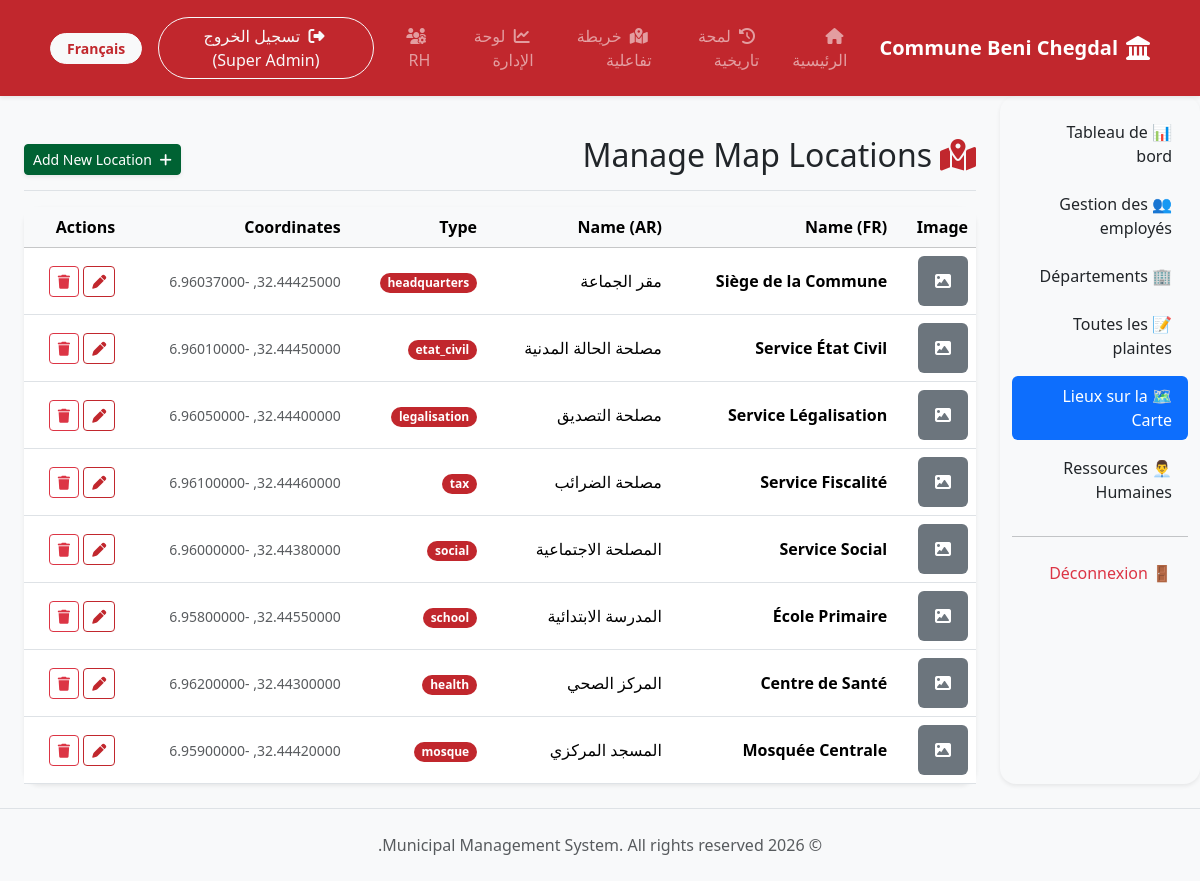
The page /admin/locations.php (signed in) on the database its author committed.
### tables this page shows
CREATE TABLE IF NOT EXISTS `locations` (
  `id` INT UNSIGNED NOT NULL AUTO_INCREMENT,
  `name_fr` VARCHAR(255) NOT NULL,
  `name_ar` VARCHAR(255) NOT NULL,
  `type` VARCHAR(100) NOT NULL,
  `latitude` DECIMAL(10, 8) NOT NULL,
  `longitude` DECIMAL(11, 8) NOT NULL,
  `description_fr` TEXT,
  `description_ar` TEXT,
  `working_hours_fr` VARCHAR(255),
  `working_hours_ar` VARCHAR(255),
  `contact_info` VARCHAR(255),
  `image` VARCHAR(255) DEFAULT NULL,
  `service_link` VARCHAR(255) DEFAULT NULL,
  `created_at` DATETIME NOT NULL DEFAULT CURRENT_TIMESTAMP,
  PRIMARY KEY (`id`)
);

### includes/lang.php (called while the page is built, shortened)
<?php
$current_lang = $_SESSION['lang'];
$lang_file = __DIR__ . '/../lang/' . $current_lang . '.php';
if (file_exists($lang_file)) {
    $lang = include $lang_file;
} else {
    $lang = include __DIR__ . '/../lang/fr.php';
}
function __($key) {
    global $lang;
    return isset($lang[$key]) ? $lang[$key] : $key;
}
?>

### lang/ar.php (called while the page is built)
<?php
return [
    'home' => 'الرئيسية',
    'admin_dashboard' => 'لوحة الإدارة',
    'employee_space' => 'فضاء الموظف',
    'citizen_space' => 'فضاء المواطن',
    'complaints' => 'الشكايات',
    'civil_status' => 'الحالة المدنية',
    'legalisation' => 'التصديق',
    'login' => 'تسجيل الدخول',
    'register' => 'إنشاء حساب',
    'logout' => 'تسجيل الخروج',
    'welcome' => 'مرحبا بكم في الجماعة القروية بني شكدال',
    'welcome_sub' => 'بوابتكم للخدمات الجماعية والمواطنين. قم بالوصول إلى النماذج وتقديم الطلبات والبقاء على اطلاع بآخر أخبار حكومتك المحلية.',
    'citizen_services' => 'خدمات المواطنين',
    'login_portal' => 'بوابة تسجيل الدخول',
    'new_request' => 'طلب جديد',
    'track_request' => 'تتبع الطلبات',
    'appointments' => 'المواعيد',
    'book_appointment' => 'حجز موعد',
    'hr' => 'الموارد البشرية',
    'hr_dashboard' => 'لوحة الموارد البشرية',
    'employees' => 'الموظفون',
    'attendance' => 'الحضور',
    'leave' => 'الإجازات',
    'salary' => 'الرواتب',
    'messages' => 'الرسائل',
    'reports' => 'التقارير',
    'email_address' => 'البريد الإلكتروني',
    'password_label' => 'كلمة المرور',
    'remember_me' => 'تذكرني',
    'login_btn' => 'تسجيل الدخول',
    'create_citizen_account' => 'إنشاء حساب مواطن',
    'fill_all_fields' => 'الرجاء ملء جميع الحقول.',
    'incorrect_password' => 'كلمة المرور غير صحيحة.',
    'no_account_found' => 'لم يتم العثور على حساب بهذا البريد الإلكتروني.',
    'login_title' => 'تسجيل الدخول',
    'history' => 'لمحة تاريخية',
    'map_title' => 'خريطة الجماعة',
    'map_subtitle' => 'اكتشف الأماكن المهمة والمصالح الإدارية.',
    'my_location' => 'موقعي',
    'get_directions' => 'الاتجاهات',
    'visit_service' => 'زيارة المصلحة',
    'contact' => 'الاتصال',
    'working_hours' => 'أوقات العمل',
    'map' => 'خريطة تفاعلية'
];

### admin/locations.php (the view, shortened to what this page needs)
<?php
$base_path = '../';
require_once $base_path . 'config/db.php';
require_once $base_path . 'includes/lang.php';
require_once $base_path . 'includes/header.php';
require_once $base_path . 'includes/navbar.php';
$query = "SELECT * FROM locations ORDER BY created_at DESC";
$result = $conn->query($query);
?>
<div class="container-fluid">
    <div class="row">
        <?php require_once 'sidebar.php'; ?>
        <main class="col-md-9 ms-sm-auto col-lg-10 px-md-4 py-4">
            <div class="d-flex justify-content-between flex-wrap flex-md-nowrap align-items-center pt-3 pb-2 mb-3 border-bottom">
                <h1 class="h2"><i class="fa-solid fa-map-location-dot me-2 text-primary"></i>Manage Map Locations</h1>
                <div class="btn-toolbar mb-2 mb-md-0">
                    <a href="add_location.php" class="btn btn-sm btn-success shadow-sm">
                        <i class="fa-solid fa-plus me-1"></i> Add New Location
                    </a>
                </div>
            </div>
            <div class="card shadow-sm border-0 rounded-4">
                <div class="card-body p-0">
                    <div class="table-responsive">
                        <table class="table table-hover align-middle mb-0">
                            <thead class="table-light">
                                <tr>
                                    <th>Image</th>
                                    <th>Name (FR)</th>
                                    <th>Name (AR)</th>
                                    <th>Type</th>
                                    <th>Coordinates</th>
                                    <th>Actions</th>
                                </tr>
                            </thead>
                            <tbody>
                                <?php if ($result->num_rows > 0): ?>
                                    <?php while($row = $result->fetch_assoc()): ?>
                                        <tr>
                                            <td>
                                                <?php if($row['image']): ?>
                                                    <img src="../uploads/locations/<?php echo $row['image']; ?>" class="rounded" width="50" height="50" style="object-fit: cover;">
                                                <?php else: ?>
                                                    <div class="bg-secondary rounded d-flex align-items-center justify-content-center text-white" style="width: 50px; height: 50px;">
                                                        <i class="fa-solid fa-image"></i>
                                                    </div>
                                                <?php endif; ?>
                                            </td>
                                            <td class="fw-bold"><?php echo htmlspecialchars($row['name_fr']); ?></td>
                                            <td dir="rtl"><?php echo htmlspecialchars($row['name_ar']); ?></td>
                                            <td><span class="badge bg-primary rounded-pill"><?php echo htmlspecialchars($row['type']); ?></span></td>
                                            <td><small class="text-muted"><?php echo $row['latitude']; ?>, <?php echo $row['longitude']; ?></small></td>
                                            <td>
                                                <a href="edit_location.php?id=<?php echo $row['id']; ?>" class="btn btn-sm btn-outline-primary"><i class="fa-solid fa-pen"></i></a>
                                                <a href="locations.php?delete=<?php echo $row['id']; ?>" class="btn btn-sm btn-outline-danger" onclick="return confirm('Are you sure you want to delete this location?');"><i class="fa-solid fa-trash"></i></a>
                                            </td>
                                        </tr>
                                    <?php endwhile; ?>
                                <?php else: ?>
                                    <tr>
                                        <td colspan="6" class="text-center py-4 text-muted">No locations added yet.</td>
                                    </tr>
                                <?php endif; ?>
                            </tbody>
                        </table>
                    </div>
                </div>
            </div>
        </main>
    </div>
</div>
<?php require_once $base_path . 'includes/footer.php'; ?>

### includes/header.php (shortened to what this page needs)
<?php
require_once __DIR__ . '/lang.php';
$dir = ($_SESSION['lang'] == 'ar') ? 'rtl' : 'ltr';
?>
<!DOCTYPE html>
<html lang="<?php echo $_SESSION['lang']; ?>" dir="<?php echo $dir; ?>">
<head>
    <?php if ($dir == 'rtl'): ?>
        <link rel="stylesheet" href="https://cdn.jsdelivr.net/npm/bootstrap@5.3.2/dist/css/bootstrap.rtl.min.css">
    <?php else: ?>
        <link href="https://cdn.jsdelivr.net/npm/bootstrap@5.3.2/dist/css/bootstrap.min.css" rel="stylesheet">
    <?php endif; ?>
    <link rel="stylesheet" href="https://cdnjs.cloudflare.com/ajax/libs/font-awesome/6.4.2/css/all.min.css">
    <link href="<?php echo $base_path; ?>assets/css/style.css" rel="stylesheet">
</head>
<body class="d-flex flex-column min-vh-100">

### includes/navbar.php (shortened to what this page needs)
<nav class="navbar navbar-expand-lg navbar-dark bg-primary shadow-sm py-3">
    <div class="container">
        <a class="navbar-brand fw-bold d-flex align-items-center" href="<?php echo $base_path; ?>index.php">
            <i class="fa-solid fa-landmark text-white mx-2 fs-4"></i>
            Commune Beni Chegdal
        </a>
        <div class="collapse navbar-collapse" id="navbarNav">
            <ul class="navbar-nav <?php echo ($_SESSION['lang'] == 'ar') ? 'me-auto' : 'ms-auto'; ?> align-items-center">
                <li class="nav-item">
                    <a class="nav-link px-3" href="<?php echo $base_path; ?>index.php"><i class="fa-solid fa-house mx-1"></i> <?php echo __('home'); ?></a>
                </li>
                <li class="nav-item">
                    <a class="nav-link px-3" href="<?php echo $base_path; ?>pages/history.php"><i class="fa-solid fa-clock-rotate-left mx-1"></i> <?php echo __('history'); ?></a>
                </li>
                <li class="nav-item">
                    <a class="nav-link px-3" href="<?php echo $base_path; ?>pages/map.php"><i class="fa-solid fa-map-location-dot mx-1"></i> <?php echo __('map'); ?></a>
                </li>
                <?php if(isset($_SESSION['user_id'])): ?>
                    <?php if($_SESSION['user_role'] == 'admin'): ?>
                        <li class="nav-item"><a class="nav-link px-3" href="<?php echo $base_path; ?>admin/dashboard.php"><i class="fa-solid fa-chart-line mx-1"></i> <?php echo __('admin_dashboard'); ?></a></li>
                        <li class="nav-item"><a class="nav-link px-3" href="<?php echo $base_path; ?>rh/dashboard.php"><i class="fa-solid fa-users-gear mx-1"></i> RH</a></li>
                    <?php elseif($_SESSION['user_role'] == 'employee'): ?>
                        <li class="nav-item"><a class="nav-link px-3" href="<?php echo $base_path; ?>employee/dashboard.php"><i class="fa-solid fa-briefcase mx-1"></i> <?php echo __('employee_space'); ?></a></li>
                    <?php endif; ?>
                    <li class="nav-item mx-lg-2 mt-2 mt-lg-0">
                        <a class="btn btn-outline-light rounded-pill px-4" href="<?php echo $base_path; ?>pages/logout.php">
                            <i class="fa-solid fa-right-from-bracket mx-1"></i> <?php echo __('logout'); ?> (<?php echo htmlspecialchars($_SESSION['user_name']); ?>)
                        </a>
                    </li>
                <?php endif; ?>
                <li class="nav-item mx-lg-2 mt-3 mt-lg-0">
                    <?php if($_SESSION['lang'] == 'ar'): ?>
                        <a href="<?php echo $base_path; ?>switch_lang.php?lang=fr" class="btn btn-sm btn-light fw-bold text-primary px-3 rounded-pill">Français</a>
                    <?php else: ?>
                        <a href="<?php echo $base_path; ?>switch_lang.php?lang=ar" class="btn btn-sm btn-light fw-bold text-primary px-3 rounded-pill" style="font-family: Arial, sans-serif;">العربية</a>
                    <?php endif; ?>
                </li>
            </ul>
        </div>
    </div>
</nav>

### admin/sidebar.php
<div class="col-md-3 col-lg-2 d-md-block bg-light sidebar collapse shadow-sm rounded-4 mb-4">
    <div class="position-sticky pt-3 pb-3">
        <ul class="nav flex-column nav-pills">
            <li class="nav-item mb-2">
                <a class="nav-link <?php echo basename($_SERVER['PHP_SELF']) == 'dashboard.php' ? 'active' : 'text-dark'; ?>" href="dashboard.php">
                    📊 Tableau de bord
                </a>
            </li>
            <li class="nav-item mb-2">
                <a class="nav-link <?php echo basename($_SERVER['PHP_SELF']) == 'employees.php' ? 'active' : 'text-dark'; ?>" href="employees.php">
                    👥 Gestion des employés
                </a>
            </li>
            <li class="nav-item mb-2">
                <a class="nav-link <?php echo basename($_SERVER['PHP_SELF']) == 'departments.php' ? 'active' : 'text-dark'; ?>" href="departments.php">
                    🏢 Départements
                </a>
            </li>
            <li class="nav-item mb-2">
                <a class="nav-link <?php echo basename($_SERVER['PHP_SELF']) == 'complaints.php' ? 'active' : 'text-dark'; ?>" href="complaints.php">
                    📝 Toutes les plaintes
                </a>
            </li>
            <li class="nav-item mb-2">
                <a class="nav-link <?php echo in_array(basename($_SERVER['PHP_SELF']), ['locations.php', 'add_location.php', 'edit_location.php']) ? 'active' : 'text-dark'; ?>" href="locations.php">
                    🗺️ Lieux sur la Carte
                </a>
            </li>
            <li class="nav-item mb-2">
                <a class="nav-link text-dark" href="../rh/dashboard.php">
                    👨‍💼 Ressources Humaines
                </a>
            </li>
            <hr>
            <li class="nav-item">
                <a class="nav-link text-danger" href="../pages/logout.php">
                    🚪 Déconnexion
                </a>
            </li>
        </ul>
    </div>
</div>

### includes/footer.php (shortened to what this page needs)
    <footer class="bg-light text-center py-4 mt-auto border-top">
        <div class="container">
            <p class="mb-0 text-muted">&copy; <?php echo date('Y'); ?> Municipal Management System. All rights reserved.</p>
        </div>
    </footer>
</body>
</html>

### assets/css/style.css (style rules this page uses)
:root { --morocco-red: #c1272d; --morocco-green: #006233; --light-bg: #f8f9fa; }
body { font-family: 'Segoe UI', Tahoma, Geneva, Verdana, sans-serif; background-color: var(--light-bg); }
.bg-primary { background-color: var(--morocco-red) !important; }
.text-primary { color: var(--morocco-red) !important; }
.btn-outline-primary { color: var(--morocco-red); border-color: var(--morocco-red); }
.btn-success { background-color: var(--morocco-green); border-color: var(--morocco-green); }

### rows shown on the page
locations: name_fr "Siège de la Commune", name_ar "مقر الجماعة", type "headquarters", latitude "32.44425000", longitude "-6.96037000"
locations: name_fr "Service État Civil", name_ar "مصلحة الحالة المدنية", type "etat_civil", latitude "32.44450000", longitude "-6.96010000"
locations: name_fr "Service Légalisation", name_ar "مصلحة التصديق", type "legalisation", latitude "32.44400000", longitude "-6.96050000"
locations: name_fr "Service Fiscalité", name_ar "مصلحة الضرائب", type "tax", latitude "32.44460000", longitude "-6.96100000"
locations: name_fr "Service Social", name_ar "المصلحة الاجتماعية", type "social", latitude "32.44380000", longitude "-6.96000000"
locations: name_fr "École Primaire", name_ar "المدرسة الابتدائية", type "school", latitude "32.44550000", longitude "-6.95800000"
locations: name_fr "Centre de Santé", name_ar "المركز الصحي", type "health", latitude "32.44300000", longitude "-6.96200000"
locations: name_fr "Mosquée Centrale", name_ar "المسجد المركزي", type "mosque", latitude "32.44420000", longitude "-6.95900000"

### other values the page prints
__('home') "الرئيسية"
__('history') "لمحة تاريخية"
__('map') "خريطة تفاعلية"
__('admin_dashboard') "لوحة الإدارة"
__('logout') "تسجيل الخروج"
$_SESSION['user_name'] "Super Admin"
